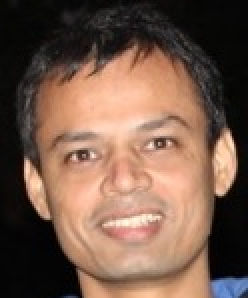
//> input picture images/Snap.JPG, 124 x 149 px (shown 2 times larger)
$ ./05_dft_idft   (built with g++ and OpenCV 4)
//> lines starting //> are read from the running program, lines starting //| are printed output that depends on the picture
//> further down, img is the input picture: 149 rows x 124 cols, CV_8UC3; mean B, G, R 74.7, 89.9, 117.9
/*
 * MIT Licence.
 * Written by Milind Deore <tomdeore@gmail.com>
 *
 * Usually, numpy based fast fourier transform (fft) is used for its convenience, thought
 * openCV DFT works the same way and infact much faster.
 * Following code has lgt_dft() that does exactly same for you.
 *
 * Compile:
 * g++ -std=c++11 05_dft_idft.cpp -L/usr/local/lib -lopencv_highgui -lopencv_imgcodecs
 * -lopencv_imgproc -lopencv_core -I/usr/local/include/opencv -I/usr/local/include
 * -o dft_idft
 *
 * Run:
 *  ./dft_idft
 */

#include <iostream>
#include <opencv2/opencv.hpp>


cv::Mat
lgt_dft(const cv::Mat& src, cv::Mat& dst) {
    cv::Mat expand;
    int m = cv::getOptimalDFTSize(src.rows);
//> m = 150
    int n = cv::getOptimalDFTSize(src.cols);
//> n = 125

    cv::copyMakeBorder(src, expand, 0, m - src.rows, 0, n - src.cols, cv::BORDER_CONSTANT);
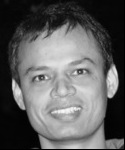
//> expand: 150 rows x 125 cols, CV_8UC1; min 0, max 248, mean 95.2

    cv::Mat planes[] = { cv::Mat_<float>(expand), cv::Mat::zeros(expand.size(), CV_32F) };
//> planes[1]: 150 rows x 125 cols, CV_32FC1; every value is 0

    /* Add to the expanded another plane with zeros */
    cv::merge(planes, 2, dst);

    /* Result may fit in the source matrix */
    cv::dft(dst, dst);

    /* Compute the magnitude and switch to logarithmic scale
     * => log(1 + sqrt(Re(DFT(I))^2 + Im(DFT(I))^2))
     * planes[0] = Re(DFT(I), planes[1] = Im(DFT(I))
     */
    cv::split(dst, planes);
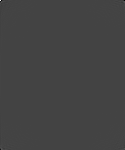
//> planes[0]: 150 rows x 125 cols, CV_32FC1; min -645939.6, max 1784326, mean 6; drawn with min black and max white
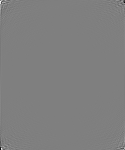
//> planes[1]: 150 rows x 125 cols, CV_32FC1; min -177633.1, max 177633.1, mean 0; drawn with min black and max white

    /* Planes[0] = magnitude */
    cv::magnitude(planes[0], planes[1], planes[0]);
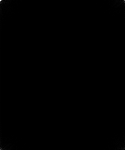
//> planes[0]: 150 rows x 125 cols, CV_32FC1; min 3.4, max 1784326, mean 1970.9; drawn with min black and max white
    cv::Mat mag = planes[0];

    /* Switch to logarithmic scale */
    mag += cv::Scalar::all(1);
    log(mag, mag);

    /* Crop the spectrum, if it has an odd number of rows or columns */
    mag = mag(cv::Rect(0, 0, mag.cols & -2, mag.rows & -2));
//> mag: 150 rows x 124 cols, CV_32FC1

    /* Rearrange the quadrants of Fourier image  so that the origin is at the
     * image center
     */
    int cx = mag.cols / 2;
//> cx = 62
    int cy = mag.rows / 2;
//> cy = 75

    cv::Mat q0(mag, cv::Rect(0, 0, cx, cy));   // Top-Left
    cv::Mat q1(mag, cv::Rect(cx, 0, cx, cy));  // Top-Right
    cv::Mat q2(mag, cv::Rect(0, cy, cx, cy));  // Bottom-Left
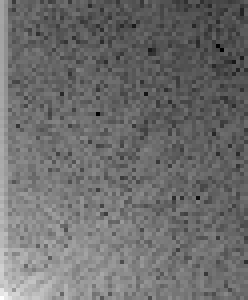
//> q2: 75 rows x 62 cols, CV_32FC1 (shown 4 times larger); min 1.48, max 13.1, mean 6.48; drawn with min black and max white
    cv::Mat q3(mag, cv::Rect(cx, cy, cx, cy)); // Bottom-Right

    /* Swap quadrants (Top-Left with Bottom-Right and Top-Right with Bottom-Left) */
    cv::Mat tmp;
    q0.copyTo(tmp);
    q3.copyTo(q0);
    tmp.copyTo(q3);

    q1.copyTo(tmp);
    q2.copyTo(q1);
    tmp.copyTo(q2);
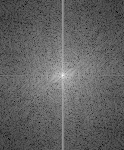
//> mag: 150 rows x 124 cols, CV_32FC1; min 1.48, max 14.39, mean 6.43; drawn with min black and max white
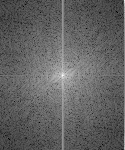
//> planes[0]: 150 rows x 125 cols, CV_32FC1; min 1.48, max 14.39, mean 6.45; drawn with min black and max white

    /* Transform the matrix with float values into a viewable image
     * form (float between values 0 and 1).
     */
    cv::normalize(mag, mag, 0, 1, CV_MINMAX);

    return mag;
}


int main(int argc, char** argv) {
    cv::Mat img = cv::imread("./images/Snap.JPG");

    if (img.empty())
    {
        return -1;
    }

    cv::cvtColor(img, img, CV_BGR2GRAY);
    cv::imshow("Image", img);

    /* Calculate the dft */
    cv::Mat complex_img, mag;
    mag = lgt_dft(img, complex_img);
    cv::imshow("Image DFT", mag);

    /* Calculating the idft (inverse) */
    cv::Mat inverseTransform;
    cv::dft(complex_img, inverseTransform, cv::DFT_INVERSE|cv::DFT_REAL_OUTPUT);
    cv::normalize(inverseTransform, inverseTransform, 0, 1, CV_MINMAX);
    cv::imshow("Reconstructed", inverseTransform);

    cv::waitKey();
    return 0;
}
